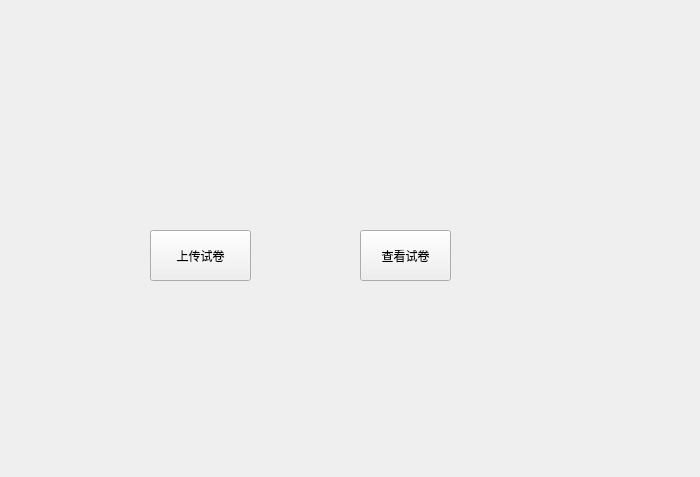
<?xml version="1.0" encoding="UTF-8"?>
<ui version="4.0">
 <class>Operate</class>
 <widget class="QWidget" name="Operate">
  <property name="geometry">
   <rect>
    <x>0</x>
    <y>0</y>
    <width>700</width>
    <height>477</height>
   </rect>
  </property>
  <property name="windowTitle">
   <string>Form</string>
  </property>
  <widget class="QPushButton" name="pushButton_upload">
   <property name="geometry">
    <rect>
     <x>150</x>
     <y>230</y>
     <width>101</width>
     <height>51</height>
    </rect>
   </property>
   <property name="text">
    <string>上传试卷</string>
   </property>
  </widget>
  <widget class="QPushButton" name="pushButton_download">
   <property name="geometry">
    <rect>
     <x>360</x>
     <y>230</y>
     <width>91</width>
     <height>51</height>
    </rect>
   </property>
   <property name="text">
    <string>查看试卷</string>
   </property>
  </widget>
 </widget>
 <resources/>
 <connections/>
</ui>
